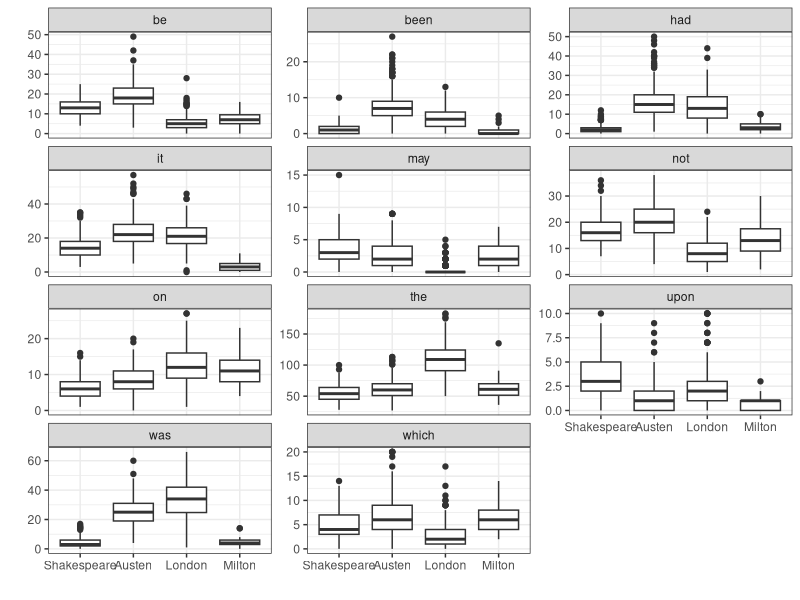
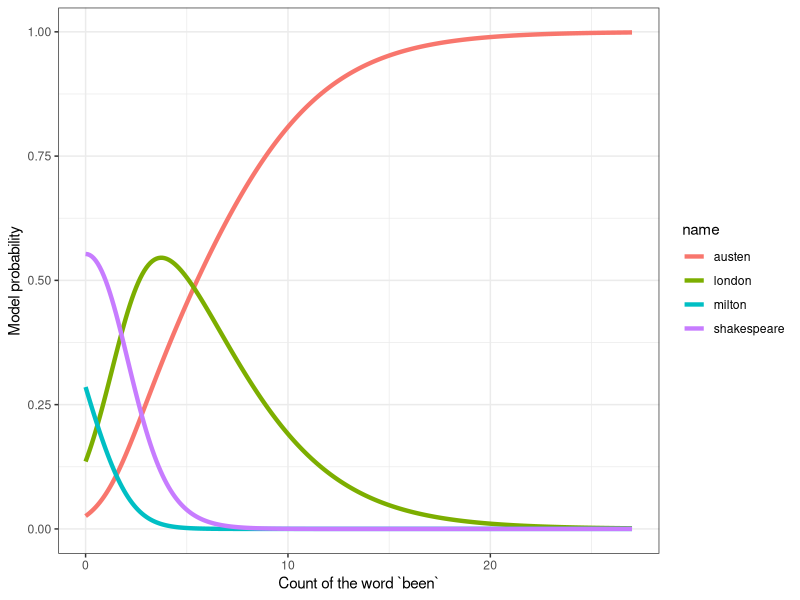
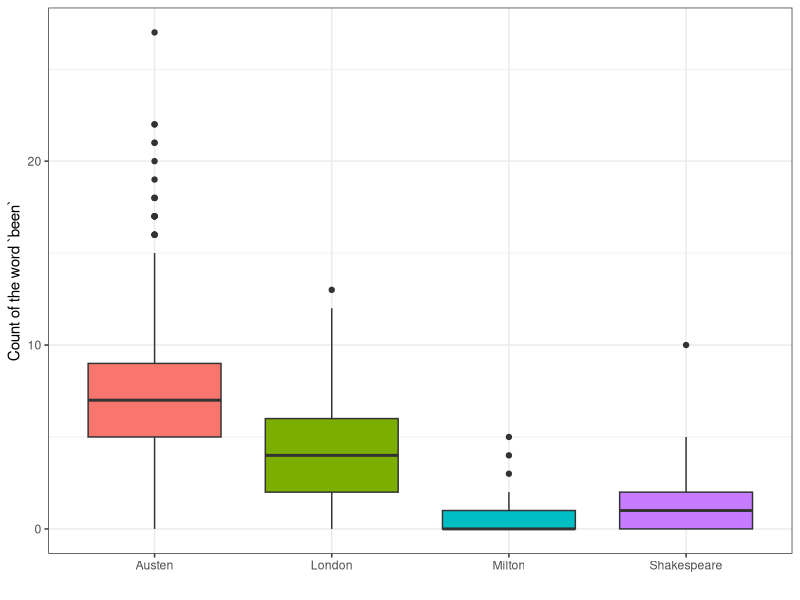

Write the R code that produced these figures, in order.
## ---- chunk 1
#| warning: false
#| message: false

knitr::opts_chunk$set(comment = NA)

library(broom)
library(knitr)
library(MASS)
library(nnet)
library(tidyverse) 

theme_set(theme_bw())
## ---- chunk 2
authorship <- read_csv("data/authorship.csv", show_col_types = FALSE) 
## ---- chunk 3
authorship$Author <- factor(authorship$Author, 
    levels = c("Shakespeare", "Austen", "London", "Milton"))

authorship
## ---- chunk 4
auth2 <- authorship |>
    select(Author, BookID, be, been, had, it, may, not, 
           on, the, upon, was, which)

auth2.long <- auth2 |>
    gather("word", "n", 3:13)

auth2.long
## ---- chunk 5
ggplot(auth2.long, aes(x = Author, y = n)) +
    geom_boxplot() +
    facet_wrap(~ word, ncol = 3, scales = "free_y") + 
    labs(x = "", y = "")
## ---- chunk 6
authnom1 <- multinom(Author ~ be + been + had + it + may + not + on + 
                         the + upon + was + which, data=authorship, 
                     maxit=200)
summary(authnom1)
## ---- chunk 7
z1 <- summary(authnom1)$coefficients/summary(authnom1)$standard.errors
round(z1,2)

p1 <- (1 - pnorm(abs(z1), 0, 1)) * 2
kable(round(p1,3))
## ---- chunk 8
authnom2 <- multinom(Author ~ be + had + it + not + on + 
                         the + upon + was + which, data=authorship, 
                     maxit=200)
summary(authnom2)
## ---- chunk 9
anova(authnom1, authnom2)
## ---- chunk 10
z2 <- summary(authnom2)$coefficients/summary(authnom2)$standard.errors
round(z2,2)

p2 <- (1 - pnorm(abs(z2), 0, 1)) * 2
round(p2,3)
## ---- chunk 11
table(authorship$Author, predict(authnom2))
## ---- chunk 12
summary(authorship$been)
## ---- chunk 13
authnom3 <- multinom(Author ~ been, 
                     data=authorship, maxit=200)
## ---- chunk 14
beengrid <- cbind(1,c(0:270)/10)
austenlogit <- beengrid %*% coef(authnom3)[1,]
londonlogit <- beengrid %*% coef(authnom3)[2,]
miltonlogit <- beengrid %*% coef(authnom3)[3,]
## ---- chunk 15
austenprob <- exp(austenlogit)/ 
    (exp(austenlogit) + exp(londonlogit) + 
         exp(miltonlogit) + 1)
londonprob <- exp(londonlogit)/ 
    (exp(austenlogit) + exp(londonlogit) + 
         exp(miltonlogit) + 1)
miltonprob <- exp(miltonlogit)/ 
    (exp(austenlogit) + exp(londonlogit) + 
         exp(miltonlogit) + 1)
shakesprob <- 1 - austenprob - londonprob - miltonprob

been_dat <- data_frame(been_count = beengrid[,2], 
                       austen = austenprob[,1], 
                       london = londonprob[,1], 
                       milton = miltonprob[,1], 
                       shakespeare = shakesprob[,1])
been_dat
## ---- chunk 16
been_dat_long <- been_dat |>
    gather("name", "prob", 2:5)
been_dat_long
## ---- chunk 17
ggplot(been_dat_long, aes(x = been_count, y = prob, 
                          col = name)) +
    geom_line(linewidth = 1.5) +
    labs(x = "Count of the word `been`", 
         y = "Model probability")
## ---- chunk 18
been.long <- filter(auth2.long, word == "been")
been.long$Auth <- fct_relevel(been.long$Author, 
            "Austen", "London", "Milton", "Shakespeare")
# releveling to make the colors match the model plot

ggplot(been.long, aes(x = Auth, y = n, fill = Auth)) +
    geom_boxplot() +
    guides(fill = "none") +
    labs(x = "", y = "Count of the word `been`")
